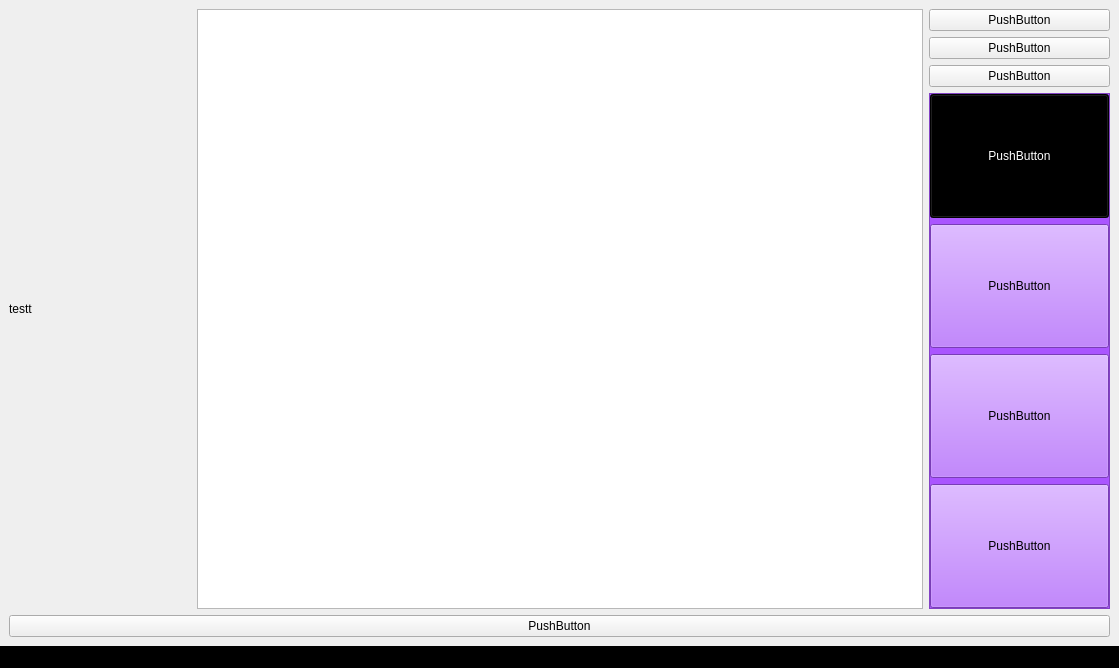
<?xml version="1.0" encoding="UTF-8"?>
<ui version="4.0">
 <class>MainWindow</class>
 <widget class="QMainWindow" name="MainWindow">
  <property name="geometry">
   <rect>
    <x>0</x>
    <y>0</y>
    <width>1119</width>
    <height>668</height>
   </rect>
  </property>
  <property name="windowTitle">
   <string>MainWindow</string>
  </property>
  <property name="styleSheet">
   <string notr="true"/>
  </property>
  <widget class="QWidget" name="centralwidget">
   <layout class="QGridLayout" name="gridLayout_2">
    <item row="1" column="1">
     <layout class="QGridLayout" name="gridLayout" rowstretch="4,2" columnstretch="0" rowminimumheight="4,2">
      <property name="sizeConstraint">
       <enum>QLayout::SetDefaultConstraint</enum>
      </property>
      <item row="0" column="0">
       <layout class="QVBoxLayout" name="verticalLayout">
        <item>
         <layout class="QGridLayout" name="gridLayout_3" columnstretch="1,4,1">
          <item row="0" column="0">
           <widget class="QLabel" name="lb_1">
            <property name="text">
             <string>testt</string>
            </property>
           </widget>
          </item>
          <item row="0" column="2">
           <layout class="QGridLayout" name="gridLayout_4" rowstretch="1,1,1,10">
            <item row="1" column="0">
             <widget class="QPushButton" name="pb_2">
              <property name="text">
               <string>PushButton</string>
              </property>
             </widget>
            </item>
            <item row="2" column="0">
             <widget class="QPushButton" name="pb_3">
              <property name="text">
               <string>PushButton</string>
              </property>
             </widget>
            </item>
            <item row="0" column="0">
             <widget class="QPushButton" name="pb_1">
              <property name="text">
               <string>PushButton</string>
              </property>
             </widget>
            </item>
            <item row="3" column="0">
             <widget class="QFrame" name="frame">
              <property name="sizePolicy">
               <sizepolicy hsizetype="Minimum" vsizetype="Minimum">
                <horstretch>0</horstretch>
                <verstretch>0</verstretch>
               </sizepolicy>
              </property>
              <property name="styleSheet">
               <string notr="true">background-color: rgb(170, 85, 255);</string>
              </property>
              <property name="frameShape">
               <enum>QFrame::StyledPanel</enum>
              </property>
              <property name="frameShadow">
               <enum>QFrame::Raised</enum>
              </property>
              <layout class="QGridLayout" name="gridLayout_6">
               <property name="leftMargin">
                <number>0</number>
               </property>
               <property name="topMargin">
                <number>0</number>
               </property>
               <property name="rightMargin">
                <number>0</number>
               </property>
               <property name="bottomMargin">
                <number>0</number>
               </property>
               <item row="0" column="0">
                <layout class="QGridLayout" name="gridLayout_5" rowstretch="1,1,1,1">
                 <item row="0" column="0">
                  <widget class="QPushButton" name="g_pb_1">
                   <property name="sizePolicy">
                    <sizepolicy hsizetype="Minimum" vsizetype="Ignored">
                     <horstretch>0</horstretch>
                     <verstretch>0</verstretch>
                    </sizepolicy>
                   </property>
                   <property name="styleSheet">
                    <string notr="true">background-color: rgb(0, 0, 0);
color: rgb(255, 255, 255);</string>
                   </property>
                   <property name="text">
                    <string>PushButton</string>
                   </property>
                  </widget>
                 </item>
                 <item row="2" column="0">
                  <widget class="QPushButton" name="g_pb_3">
                   <property name="sizePolicy">
                    <sizepolicy hsizetype="Minimum" vsizetype="Ignored">
                     <horstretch>0</horstretch>
                     <verstretch>0</verstretch>
                    </sizepolicy>
                   </property>
                   <property name="text">
                    <string>PushButton</string>
                   </property>
                  </widget>
                 </item>
                 <item row="1" column="0">
                  <widget class="QPushButton" name="g_pb_2">
                   <property name="sizePolicy">
                    <sizepolicy hsizetype="Minimum" vsizetype="Ignored">
                     <horstretch>0</horstretch>
                     <verstretch>0</verstretch>
                    </sizepolicy>
                   </property>
                   <property name="text">
                    <string>PushButton</string>
                   </property>
                  </widget>
                 </item>
                 <item row="3" column="0">
                  <widget class="QPushButton" name="g_pb_4">
                   <property name="sizePolicy">
                    <sizepolicy hsizetype="Minimum" vsizetype="Ignored">
                     <horstretch>0</horstretch>
                     <verstretch>0</verstretch>
                    </sizepolicy>
                   </property>
                   <property name="text">
                    <string>PushButton</string>
                   </property>
                  </widget>
                 </item>
                </layout>
               </item>
              </layout>
             </widget>
            </item>
           </layout>
          </item>
          <item row="0" column="1">
           <widget class="QTextBrowser" name="textB_1"/>
          </item>
         </layout>
        </item>
       </layout>
      </item>
      <item row="1" column="0">
       <layout class="QVBoxLayout" name="verticalLayout_2">
        <item>
         <widget class="QPushButton" name="pushButton">
          <property name="sizePolicy">
           <sizepolicy hsizetype="Minimum" vsizetype="Fixed">
            <horstretch>0</horstretch>
            <verstretch>0</verstretch>
           </sizepolicy>
          </property>
          <property name="text">
           <string>PushButton</string>
          </property>
         </widget>
        </item>
       </layout>
      </item>
     </layout>
    </item>
   </layout>
  </widget>
  <widget class="QMenuBar" name="menubar">
   <property name="geometry">
    <rect>
     <x>0</x>
     <y>0</y>
     <width>1119</width>
     <height>21</height>
    </rect>
   </property>
  </widget>
  <widget class="QStatusBar" name="statusbar">
   <property name="styleSheet">
    <string notr="true">background-color: rgb(0, 0, 0);
color: rgb(255, 255, 255);</string>
   </property>
  </widget>
 </widget>
 <resources/>
 <connections/>
</ui>
